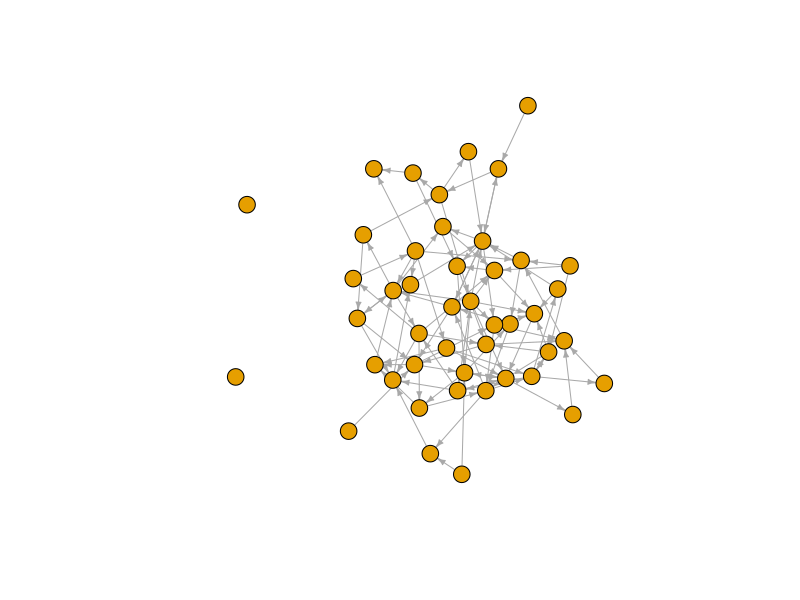
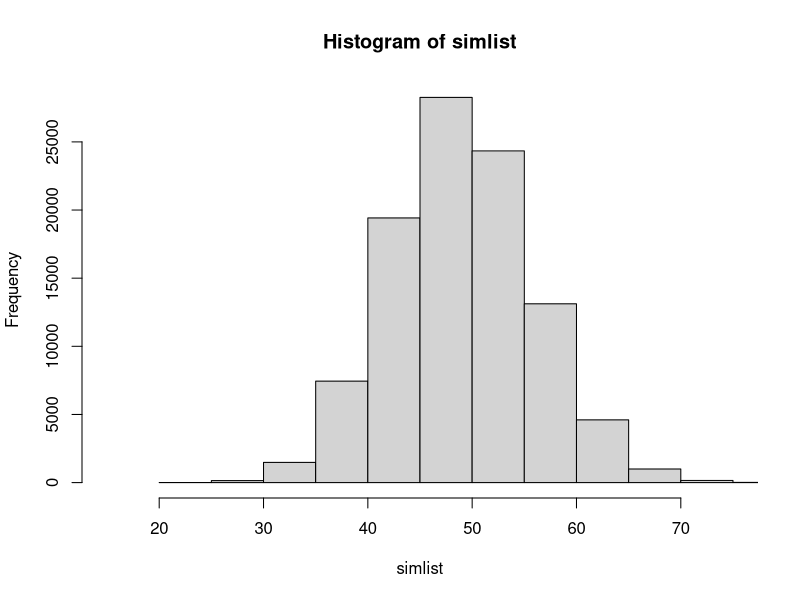
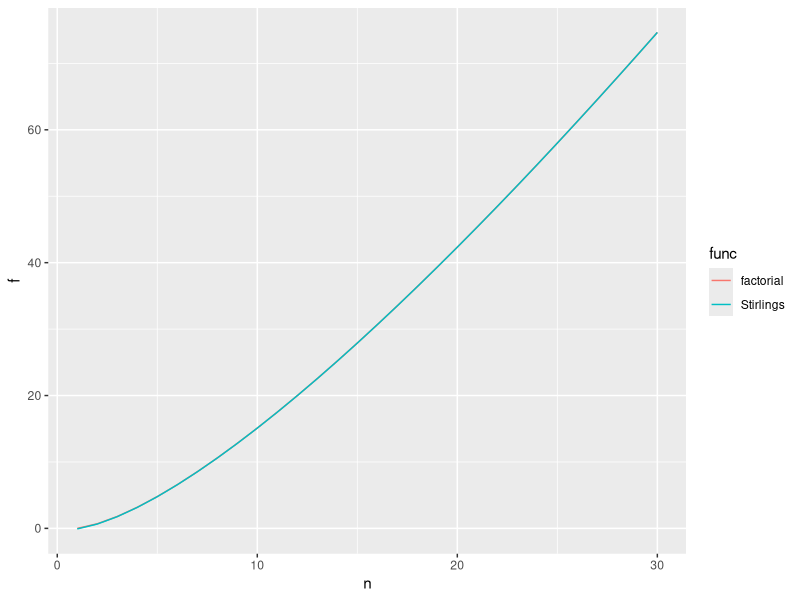

Write the R code that produced these figures, in order.
## ---- chunk 1

## ---- chunk 2
library(igraph)
set.seed(404)
n <- 45
p <- .05
m <- matrix(sample(c(0, 1), size = n^2, replace = TRUE, prob = c(1 - p, p)), ncol = n)
g <- graph_from_adjacency_matrix(m)
g <- simplify(g, remove.multiple = F, remove.loops = T) 
plot(g, edge.arrow.size = .4, vertex.size = 9, vertex.label = NA)
## ---- chunk 3
# replicate
simlist <- rep(NA, 1e5)

for(i in 1:1e5) {
  # simulate
  m <- matrix(sample(c(0, 1), size = n^2, replace = TRUE, prob = c(1 - p, p)), ncol = n)
  m[lower.tri(m, diag = TRUE)] <- 0 # make undirected and remove loops
  # store
  simlist[i] <- sum(m)
}

hist(simlist, xlim = c(15, 75))
## ---- chunk 4
f1 <- function(n) {
  factorial(n)
}

f2 <- function(n) {
  n^n * exp(-n) * sqrt(2 * pi * n)
}

df <- data.frame(n = rep(1:30, 2),
                 f = log(c(f1(1:30), f2(1:30))),
                 func = as.factor(rep(c("factorial", "Stirlings"), each = 30))
                 )
library(ggplot2)
ggplot(df, aes(x = n, y = f)) +
  geom_line(aes(color = func))
